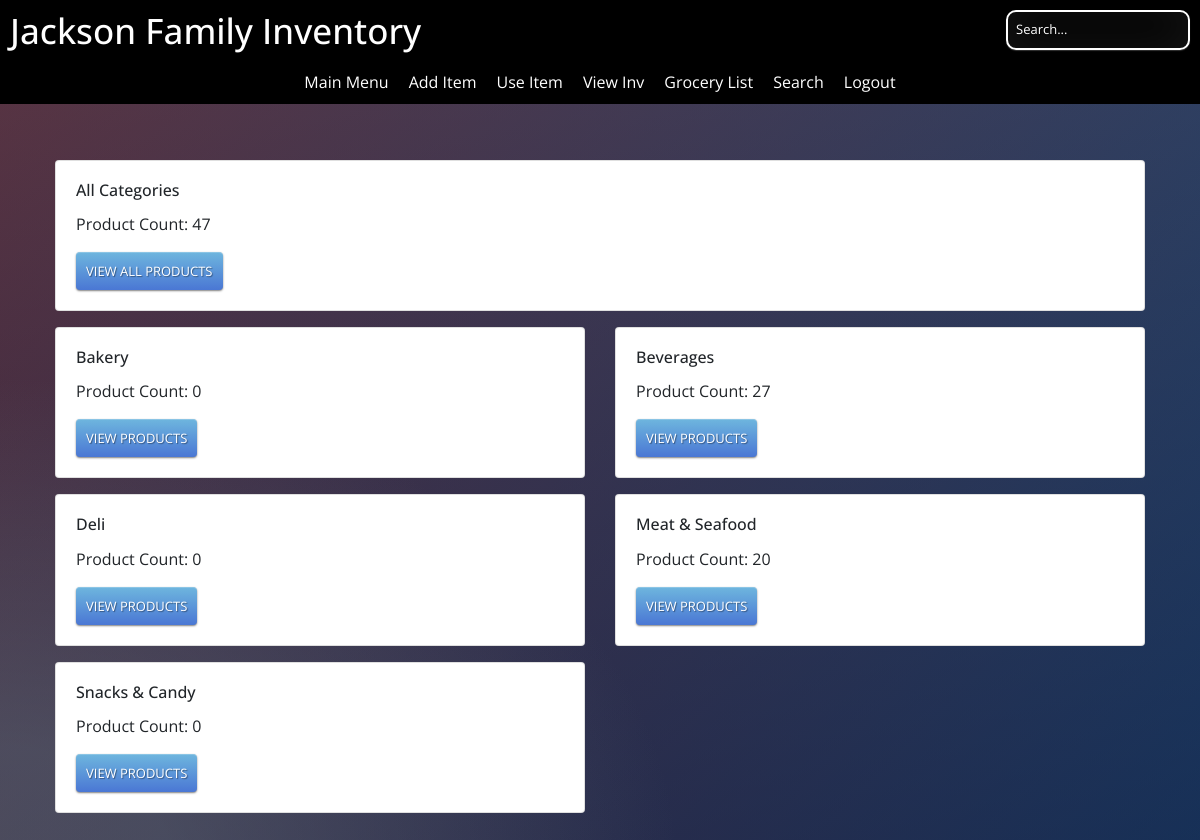
Screenshot of /items (signed in) with the database file from the repository.
### JacksonInventory/models.py (models this page shows)
class Category(db.Model):
    id = db.Column(db.Integer, primary_key=True)
    category = db.Column(db.String(75), unique=True)
    items = db.relationship('Item', backref='category', lazy=True)

### JacksonInventory/routes.py (the view)
@app.route('/items')
@login_required
def items_page():
    query = text('''
    SELECT c.id, c.category, COUNT(i.category_id) AS product_count
    FROM category c
    LEFT JOIN item i ON i.category_id = c.id
    GROUP BY c.id, c.category
    ORDER BY c.category
    ''')
    result = db.session.execute(query)
    categories = result.fetchall()
    total_product_count = db.session.query(func.count()).select_from(Item).scalar()
    return render_template('items.html', categories=categories, total_product_count=total_product_count)

### JacksonInventory/forms.py
class SearchForm(FlaskForm):
    searched = StringField("Searched", validators=[DataRequired()])
    submit = SubmitField("Submit")

### JacksonInventory/models.py (called while the page is built)
@login_manager.user_loader
def load_user(user_id):
    return User.query.get(int(user_id))

### JacksonInventory/routes.py (called while the page is built)
@app.context_processor
def base():
    form = SearchForm()
    return dict(form=form)

### JacksonInventory/templates/items.html (shortened to what this page needs)
{% extends 'base.html' %}
{% block content %}
<div class="main-content">
<div class="container">
  <div class="row justify-content-center">
    <div class="col-12">
      {% if categories %}
      <div class="card mb-3 item-card">
        <div class="row no-gutters">
          <div class="col-6">
            <div class="card-body">
              <h6 class="card-title">All Categories</h6>
              <p class="card-text">Product Count: {{ total_product_count }}</p>
              <a href="{{ url_for('all_categories_page') }}" class="btn btn-primary">View All Products</a>
            </div>
          </div>
        </div>
      </div>
      {% endif %}
      <div class="row">
        {% for category in categories %}
        <div class="col-6">
          <div class="card mb-3 item-card">
            <div class="row no-gutters">
              <div class="col-12">
                <div class="card-body">
                  <h6 class="card-title">{{ category[1] }}</h6>
                  <p class="card-text">Product Count: {{ category[2] }}</p>
                  <a href="{{ url_for('category_page', id=category[0]) }}" class="btn btn-primary">View Products</a>
                </div>
              </div>
            </div>
          </div>
        </div>
        {% endfor %}
      </div>
    </div>
  </div>
</div>
</div>
{% endblock %}

### JacksonInventory/templates/base.html (style rules this page uses)
.btn { display: inline-block; *display: inline; *zoom: 1; padding: 4px 10px 4px; margin-bottom: 0; font-size: 13px; line-height: 18px; color: #333333; text-align: center; text-shadow: 0 1px 1px rgba(255, 255, 255, 0.75); vertical-align: middle; background-color: #f5f5f5; background-image: -moz-linear-gradient(top, #ffffff, #e6e6e6); background-image: -ms-linear-gradient(top, #ffffff, #e6e6e6); background-image: -webkit-gradient(linear, 0 0, 0 100%, from(#ffffff), to(#e6e6e6)); background-image: -webkit-linear-gradient(top, #ffffff, #e6e6e6); background-image: -o-linear-gradient(top, #ffffff, #e6e6e6); background-image: linear-gradient(top, #ffffff, #e6e6e6); background-repeat: repeat-x; filter: progid:dximagetransform.microsoft.gradient(startColorstr=#ffffff, endColorstr=#e6e6e6, GradientType=0); border-color: #e6e6e6 #e6e6e6 #e6e6e6; border-color: rgba(0, 0, 0, 0.1) rgba(0, 0, 0, 0.1) rgba(0, 0, 0, 0.25); border: 1px solid #e6e6e6; -webkit-border-radius: 4px; -moz-border-radius: 4px; border-radius: 4px; -webkit-box-shadow: inset 0 1px 0 rgba(255, 255, 255, 0.2), 0 1px 2px rgba(0, 0, 0, 0.05); -moz-box-shadow: inset 0 1px 0 rgba(255, 255, 255, 0.2), 0 1px 2px rgba(0, 0, 0, 0.05); box-shadow: inset 0 1px 0 rgba(255, 255, 255, 0.2), 0 1px 2px rgba(0, 0, 0, 0.05); cursor: pointer; *margin-left: .3em; }
.btn-primary, .btn-primary:hover { text-shadow: 0 -1px 0 rgba(0, 0, 0, 0.25); color: #ffffff; }
.btn-primary { background-color: #4a77d4; background-image: -moz-linear-gradient(top, #6eb6de, #4a77d4); background-image: -ms-linear-gradient(top, #6eb6de, #4a77d4); background-image: -webkit-gradient(linear, 0 0, 0 100%, from(#6eb6de), to(#4a77d4)); background-image: -webkit-linear-gradient(top, #6eb6de, #4a77d4); background-image: -o-linear-gradient(top, #6eb6de, #4a77d4); background-image: linear-gradient(top, #6eb6de, #4a77d4); background-repeat: repeat-x; filter: progid:dximagetransform.microsoft.gradient(startColorstr=#6eb6de, endColorstr=#4a77d4, GradientType=0); border: 1px solid #3762bc; text-shadow: 1px 1px 1px rgba(0,0,0,0.4); box-shadow: inset 0 1px 0 rgba(255, 255, 255, 0.2), 0 1px 2px rgba(0, 0, 0, 0.5); }
* { -webkit-box-sizing:border-box; -moz-box-sizing:border-box; -ms-box-sizing:border-box; -o-box-sizing:border-box; box-sizing:border-box; }
html { width: 100%; height:100%; overflow:auto; }
body { width: 100%; height:100%; font-family: 'Open Sans', sans-serif; background: #092756; background: -moz-radial-gradient(0% 100%, ellipse cover, rgba(104,128,138,.4) 10%,rgba(138,114,76,0) 40%),-moz-linear-gradient(top, rgba(57,173,219,.25) 0%, rgba(42,60,87,.4) 100%), -moz-linear-gradient(-45deg, #670d10 0%, #092756 100%); background: -webkit-radial-gradient(0% 100%, ellipse cover, rgba(104,128,138,.4) 10%,rgba(138,114,76,0) 40%), -webkit-linear-gradient(top, rgba(57,173,219,.25) 0%,rgba(42,60,87,.4) 100%), -webkit-linear-gradient(-45deg, #670d10 0%,#092756 100%); background: -o-radial-gradient(0% 100%, ellipse cover, rgba(104,128,138,.4) 10%,rgba(138,114,76,0) 40%), -o-linear-gradient(top, rgba(57,173,219,.25) 0%,rgba(42,60,87,.4) 100%), -o-linear-gradient(-45deg, #670d10 0%,#092756 100%); background: -ms-radial-gradient(0% 100%, ellipse cover, rgba(104,128,138,.4) 10%,rgba(138,114,76,0) 40%), -ms-linear-gradient(top, rgba(57,173,219,.25) 0%,rgba(42,60,87,.4) 100%), -ms-linear-gradient(-45deg, #670d10 0%,#092756 100%); background: -webkit-radial-gradient(0% 100%, ellipse cover, rgba(104,128,138,.4) 10%,rgba(138,114,76,0) 40%), linear-gradient(to bottom, rgba(57,173,219,.25) 0%,rgba(42,60,87,.4) 100%), linear-gradient(135deg, #670d10 0%,#092756 100%); filter: progid:DXImageTransform.Microsoft.gradient( startColorstr='#3E1D6D', endColorstr='#092756',GradientType=1 ); padding-top: 50px; margin: 0; }
.main-content { margin-top: 35px; padding: 20px; }
.btn-primary { background-color: #4a77d4; color: #fff; border: none; padding: 10px; text-transform: uppercase; }

### rows the page displays
Category: category "Bakery", category "0"
Category: category "Beverages", category "27"
Category: category "Deli", category "0"
Category: category "Meat & Seafood", category "20"
Category: category "Snacks & Candy", category "0"

### other values shown
{{ total_product_count }} "47"
